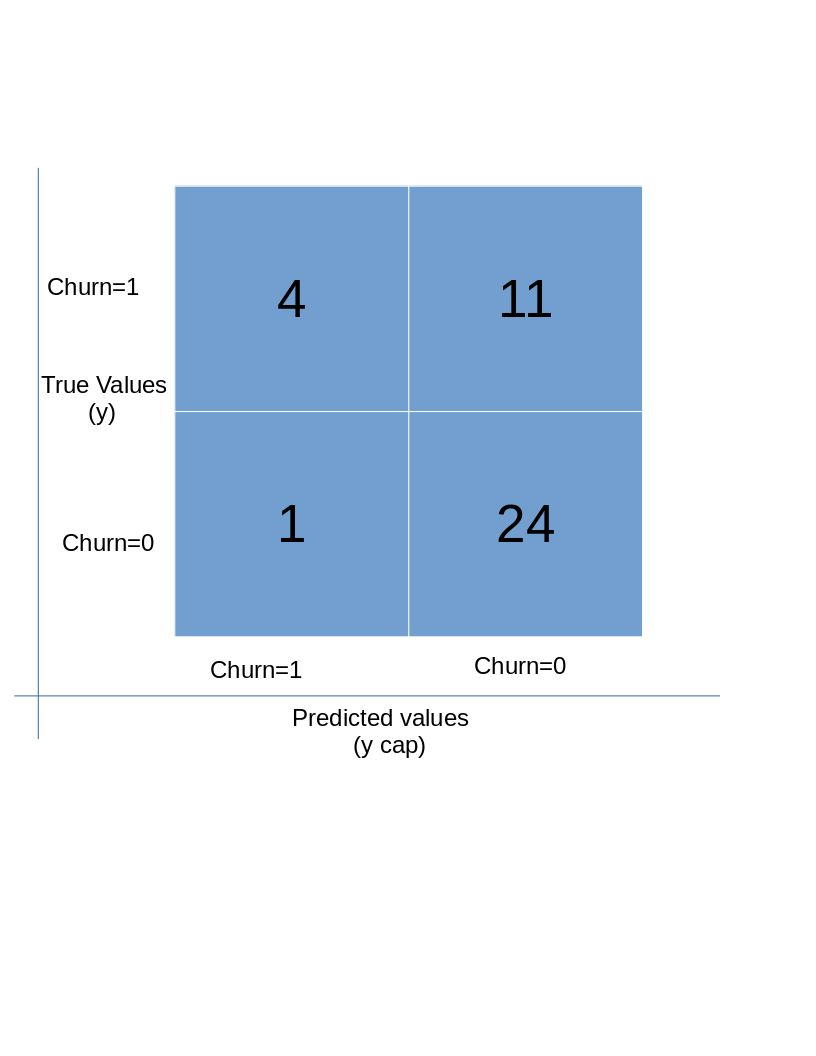
//> input picture wiki_contents/confmatrix.jpg, 816 x 1056 px
$ ./canny_edge_detection ../wiki_contents/confmatrix.jpg   (built with g++ and OpenCV 4)
//> lines starting //> are read from the running program, lines starting //| are printed output that depends on the picture; after the words box and inside, x2 and y2 are one past the last pixel; in counts of white or black regions, pixels touching at a corner belong together
//> further down, src is the input picture: 1056 rows x 816 cols, CV_8UC3; mean B, G, R 241.7, 230, 219.3
#include <stdio.h>
#include <opencv2/opencv.hpp>
#include <opencv2/core.hpp>
#include <queue>


cv::Mat MyCanny(cv::Mat src, int upperThreshold, int lowerThreshold, double size = 3)
{
//> called with upperThreshold = 0, lowerThreshold = 0, size = 3

/*
Parameters :
cv::Mat src : Source Image
upperThreshold : Upper threshold for the image edge detection
lowerThreshold : Lower threshold for the image edge detection
size : size of kernel used in sobel(accuracy)
*/

    cv::Mat workImg = cv::Mat(src);
    //Clone source image
    workImg = src.clone();

    // Step 1: Noise reduction
    cv::GaussianBlur(src, workImg, cv::Size(5, 5), 1.4);
//> workImg: 1056 rows x 816 cols, CV_8UC3; 10.92% of pixels changed, all inside (x1, y1, x2, y2) = (8, 159, 722, 761)

    // Step 2: Calculating gradient magnitudes and directions(Calculating sobel)
    cv::Mat magX = cv::Mat(src.rows, src.cols, CV_32F);
    cv::Mat magY = cv::Mat(src.rows, src.cols, CV_32F);
    cv::Sobel(workImg, magX, CV_32F, 1, 0, size);
    cv::Sobel(workImg, magY, CV_32F, 0, 1, size);
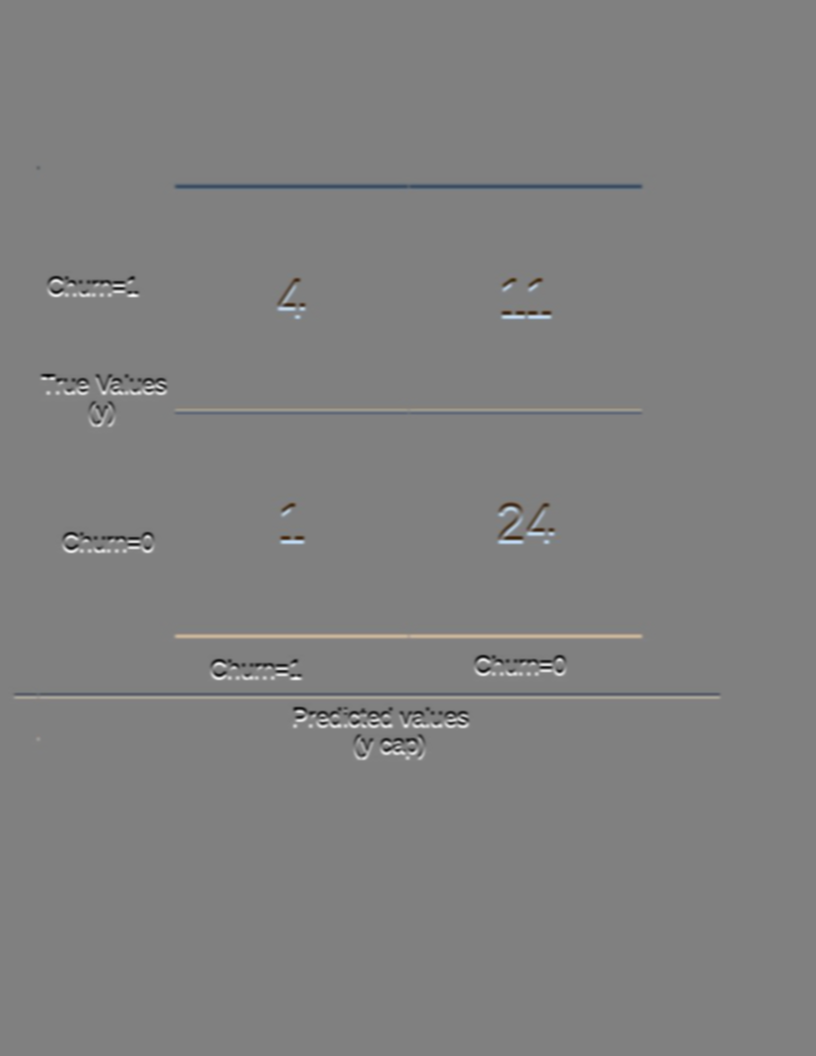
//> magY: 1056 rows x 816 cols, CV_32FC3; mean B, G, R 0, 0, 0; drawn with min black and max white

    //Calculate slope at each point , derivative of y by x.
    cv::Mat direction = cv::Mat(workImg.rows, workImg.cols, CV_32F);
    cv::divide(magY, magX, direction);
//> direction: 1056 rows x 816 cols, CV_32FC3; 92.98% of the values are NaN or infinite; the others: min -423, max 435, mean 0.102

    //Magnitude of gradient per pixel
    cv::Mat sum = cv::Mat(workImg.rows, workImg.cols, CV_64F);
    cv::Mat prodX = cv::Mat(workImg.rows, workImg.cols, CV_64F);
    cv::Mat prodY = cv::Mat(workImg.rows, workImg.cols, CV_64F);
    cv::multiply(magX, magX, prodX);
    cv::multiply(magY, magY, prodY);
    sum = prodX + prodY;
    cv::sqrt(sum, sum);

    //applying NMS
    cv::Mat returnImg = cv::Mat(src.rows, src.cols, CV_8U);

    // Initialie image to return to zero
    returnImg.setTo(cv::Scalar(0));

    // Initialize iterators
    cv::MatIterator_<float>itMag = sum.begin<float>();
    cv::MatIterator_<float>itDirection = direction.begin<float>();

    cv::MatIterator_<unsigned char>itRet = returnImg.begin<unsigned char>();

    cv::MatIterator_<float>itend = sum.end<float>();

    //go through each pixel

    for(;itMag!=itend;++itDirection, ++itRet, ++itMag)
    {
        const cv::Point pos = itRet.pos();

        float currentDirection = atan(*itDirection) * 180 / 3.142;

        while(currentDirection<0) currentDirection+=180;

        *itDirection = currentDirection;

        if(*itMag<upperThreshold) continue;

        bool flag = true;
        if(currentDirection>112.5 && currentDirection <=157.5)
        {
            if(pos.y>0 && pos.x<workImg.cols-1 && *itMag<=sum.at<float>(pos.y-1, pos.x+1)) flag = false;
            if(pos.y<workImg.rows-1 && pos.x>0 && *itMag<=sum.at<float>(pos.y+1, pos.x-1)) flag = false;
        }

        else if(currentDirection>67.5 && currentDirection <= 112.5)
        {
            if(pos.y>0 && *itMag<=sum.at<float>(pos.y-1, pos.x)) flag = false;
            if(pos.y<workImg.rows-1 && *itMag<=sum.at<float>(pos.y+1, pos.x)) flag = false;
        }
        else if(currentDirection > 22.5 && currentDirection <= 67.5)
        {
            if(pos.y>0 && pos.x>0 && *itMag<=sum.at<float>(pos.y-1, pos.x-1)) flag = false;
            if(pos.y<workImg.rows-1 && pos.x<workImg.cols-1 && *itMag<=sum.at<float>(pos.y+1, pos.x+1)) flag = false;
        }
        else
        {
            if(pos.x>0 && *itMag<=sum.at<float>(pos.y, pos.x-1)) flag = false;
            if(pos.x<workImg.cols-1 && *itMag<=sum.at<float>(pos.y, pos.x+1)) flag = false;
        }

         if(flag)
        {
            *itRet = 255;
        }
    }
//> direction: 1056 rows x 816 cols, CV_32FC3; 91.57% of the values are NaN or infinite; the others: min -389, max 389, mean 28.15
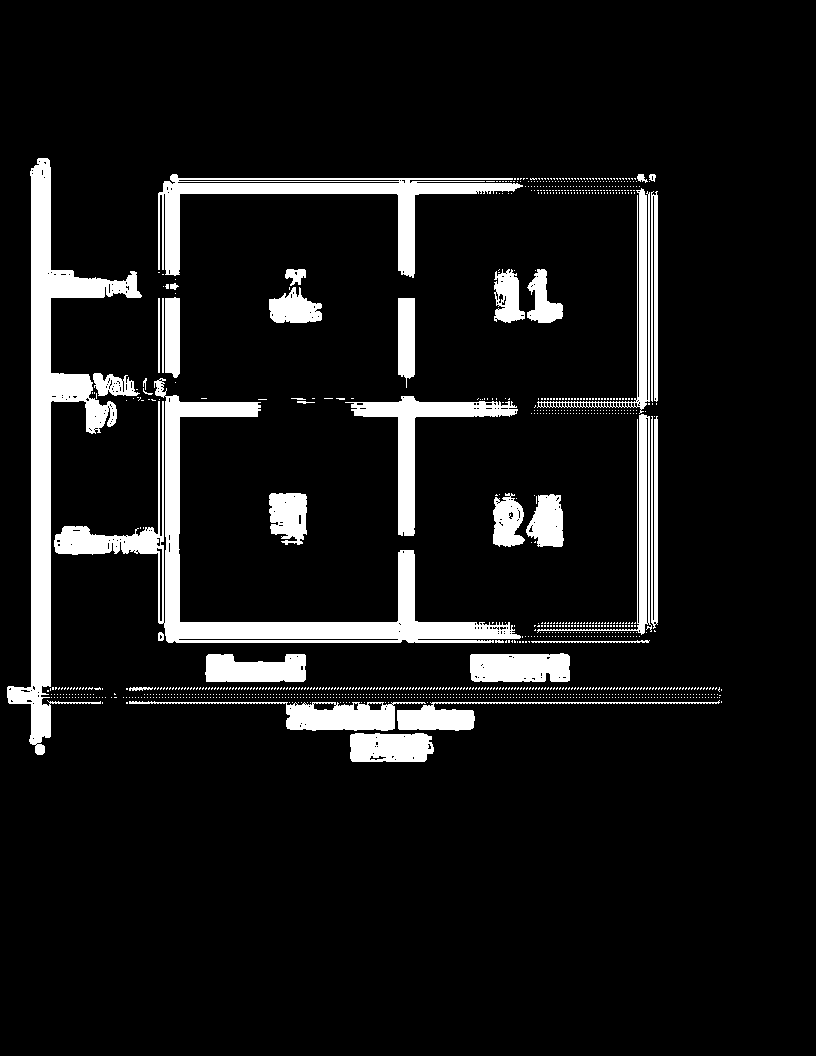
//> returnImg: 1056 rows x 816 cols, CV_8UC1; 9.1% white; 1204 white regions (1168 under 20 px), largest, box (x1, y1, x2, y2) and area: (54, 378, 521, 643) 15782, (7, 158, 142, 755) 15686, (158, 174, 523, 278) 7779
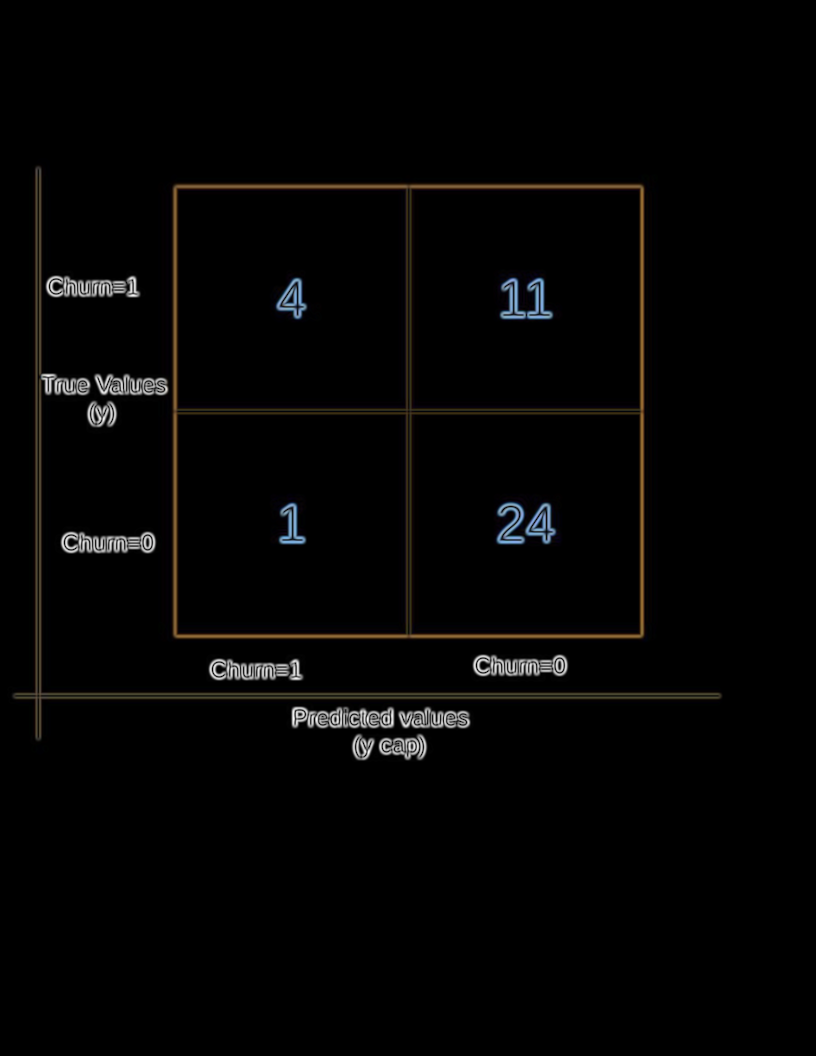
//> sum: 1056 rows x 816 cols, CV_32FC3; mean B, G, R 7.6, 8.4, 9.2; drawn with min black and max white

      // Step 4: Hysterysis threshold
    bool imageChanged = true;
    int i=0;
    while(imageChanged)
    {
        imageChanged = false;
        printf("Iteration %d", i);
        i++;
        itMag = sum.begin<float>();
        itDirection = direction.begin<float>();
        itRet = returnImg.begin<unsigned char>();
        itend = sum.end<float>();
        for(;itMag!=itend;++itMag, ++itDirection, ++itRet)
        {
            cv::Point pos = itRet.pos();
            if(pos.x<2 || pos.x>src.cols-2 || pos.y<2 || pos.y>src.rows-2)
                continue;
            float currentDirection = *itDirection;
             // Do we have a pixel we already know as an edge?
            if(*itRet==255)
            {
                *itRet=(unsigned char)64;
                  if(currentDirection>112.5 && currentDirection <= 157.5)
                {
                    if(pos.y>0 && pos.x>0)
                    {
                        if(lowerThreshold<=sum.at<float>(pos.y-1, pos.x-1) &&
                        returnImg.at<unsigned char>(pos.y-1, pos.x-1)!=64 &&
                        direction.at<float>(pos.y-1, pos.x-1) > 112.5 &&
                        direction.at<float>(pos.y-1, pos.x-1) <= 157.5 &&
                        sum.at<float>(pos.y-1, pos.x-1) > sum.at<float>(pos.y-2, pos.x) &&
                        sum.at<float>(pos.y-1, pos.x-1) > sum.at<float>(pos.y, pos.x-2))
                        {
                            returnImg.ptr<unsigned char>(pos.y-1, pos.x-1)[0] = 255;
                            imageChanged = true;
                        }
                    }
                    if(pos.y<workImg.rows-1 && pos.x<workImg.cols-1)
                    {
                        if(lowerThreshold<=sum.at<float>(cv::Point(pos.x+1, pos.y+1)) &&
                        returnImg.at<unsigned char>(pos.y+1, pos.x+1)!=64 &&
                        direction.at<float>(pos.y+1, pos.x+1) > 112.5 &&
                        direction.at<float>(pos.y+1, pos.x+1) <= 157.5 &&
                        sum.at<float>(pos.y-1, pos.x-1) > sum.at<float>(pos.y+2, pos.x) &&
                        sum.at<float>(pos.y-1, pos.x-1) > sum.at<float>(pos.y, pos.x+2))
                        {
                            returnImg.ptr<unsigned char>(pos.y+1, pos.x+1)[0] = 255;
                            imageChanged = true;
                        }
                    }
                }

                else if(currentDirection>67.5 && currentDirection <= 112.5)
                {
                    if(pos.x>0)
                    {
                        if(lowerThreshold<=sum.at<float>(cv::Point(pos.x-1, pos.y)) &&
                        returnImg.at<unsigned char>(pos.y, pos.x-1)!=64 &&
                        direction.at<float>(pos.y, pos.x-1) > 67.5 &&
                        direction.at<float>(pos.y, pos.x-1) <= 112.5 &&
                        sum.at<float>(pos.y, pos.x-1) > sum.at<float>(pos.y-1, pos.x-1) &&
                        sum.at<float>(pos.y, pos.x-1) > sum.at<float>(pos.y+1, pos.x-1))
                        {
                            returnImg.ptr<unsigned char>(pos.y, pos.x-1)[0] = 255;
                            imageChanged = true;
                        }
                    }
                    if(pos.x<workImg.cols-1)
                    {
                        if(lowerThreshold<=sum.at<float>(cv::Point(pos.x+1, pos.y)) &&
                        returnImg.at<unsigned char>(pos.y, pos.x+1)!=64 &&
                        direction.at<float>(pos.y, pos.x+1) > 67.5 &&
                        direction.at<float>(pos.y, pos.x+1) <= 112.5 &&
                        sum.at<float>(pos.y, pos.x+1) > sum.at<float>(pos.y-1, pos.x+1) &&
                        sum.at<float>(pos.y, pos.x+1) > sum.at<float>(pos.y+1, pos.x+1))
                        {
                            returnImg.ptr<unsigned char>(pos.y, pos.x+1)[0] = 255;
                            imageChanged = true;
                        }
                    }
                }
                else if(currentDirection > 22.5 && currentDirection <= 67.5)
                {
                    if(pos.y>0 && pos.x<workImg.cols-1)
                    {
                        if(lowerThreshold<=sum.at<float>(cv::Point(pos.x+1, pos.y-1)) &&
                        returnImg.at<unsigned char>(pos.y-1, pos.x+1)!=64 &&
                        direction.at<float>(pos.y-1, pos.x+1) > 22.5 &&
                        direction.at<float>(pos.y-1, pos.x+1) <= 67.5 &&
                        sum.at<float>(pos.y-1, pos.x+1) > sum.at<float>(pos.y-2, pos.x) &&
                        sum.at<float>(pos.y-1, pos.x+1) > sum.at<float>(pos.y, pos.x+2))
                        {
                            returnImg.ptr<unsigned char>(pos.y-1, pos.x+1)[0] = 255;
                            imageChanged = true;
                        }
                    }
                    if(pos.y<workImg.rows-1 && pos.x>0)
                    {
                        if(lowerThreshold<=sum.at<float>(cv::Point(pos.x-1, pos.y+1)) &&
                        returnImg.at<unsigned char>(pos.y+1, pos.x-1)!=64 &&
                        direction.at<float>(pos.y+1, pos.x-1) > 22.5 &&
                        direction.at<float>(pos.y+1, pos.x-1) <= 67.5 &&
                        sum.at<float>(pos.y+1, pos.x-1) > sum.at<float>(pos.y, pos.x-2) &&
                        sum.at<float>(pos.y+1, pos.x-1) > sum.at<float>(pos.y+2, pos.x))
                        {
                            returnImg.ptr<unsigned char>(pos.y+1, pos.x-1)[0] = 255;
                            imageChanged = true;
                        }
                    }
                }
                else
                {
                    if(pos.y>0)
                    {
                        if(lowerThreshold<=sum.at<float>(cv::Point(pos.x, pos.y-1)) &&
                        returnImg.at<unsigned char>(pos.y-1, pos.x)!=64 &&
                        (direction.at<float>(pos.y-1, pos.x) < 22.5 ||
                        direction.at<float>(pos.y-1, pos.x) >=157.5) &&
                        sum.at<float>(pos.y-1, pos.x) > sum.at<float>(pos.y-1, pos.x-1) &&
                        sum.at<float>(pos.y-1, pos.x) > sum.at<float>(pos.y-1, pos.x+2))
                        {
                            returnImg.ptr<unsigned char>(pos.y-1, pos.x)[0] = 255;
                            imageChanged = true;
                        }
                    }
                    if(pos.y<workImg.rows-1)
                    {
                        if(lowerThreshold<=sum.at<float>(cv::Point(pos.x, pos.y+1)) &&
                        returnImg.at<unsigned char>(pos.y+1, pos.x)!=64 &&
                        (direction.at<float>(pos.y+1, pos.x) < 22.5 ||
                        direction.at<float>(pos.y+1, pos.x) >=157.5) &&
                        sum.at<float>(pos.y+1, pos.x) > sum.at<float>(pos.y+1, pos.x-1) &&
                        sum.at<float>(pos.y+1, pos.x) > sum.at<float>(pos.y+1, pos.x+1))
                        {
                            returnImg.ptr<unsigned char>(pos.y+1, pos.x)[0] = 255;
                            imageChanged = true;
                        }
                    }
                }
            }
        }
    }
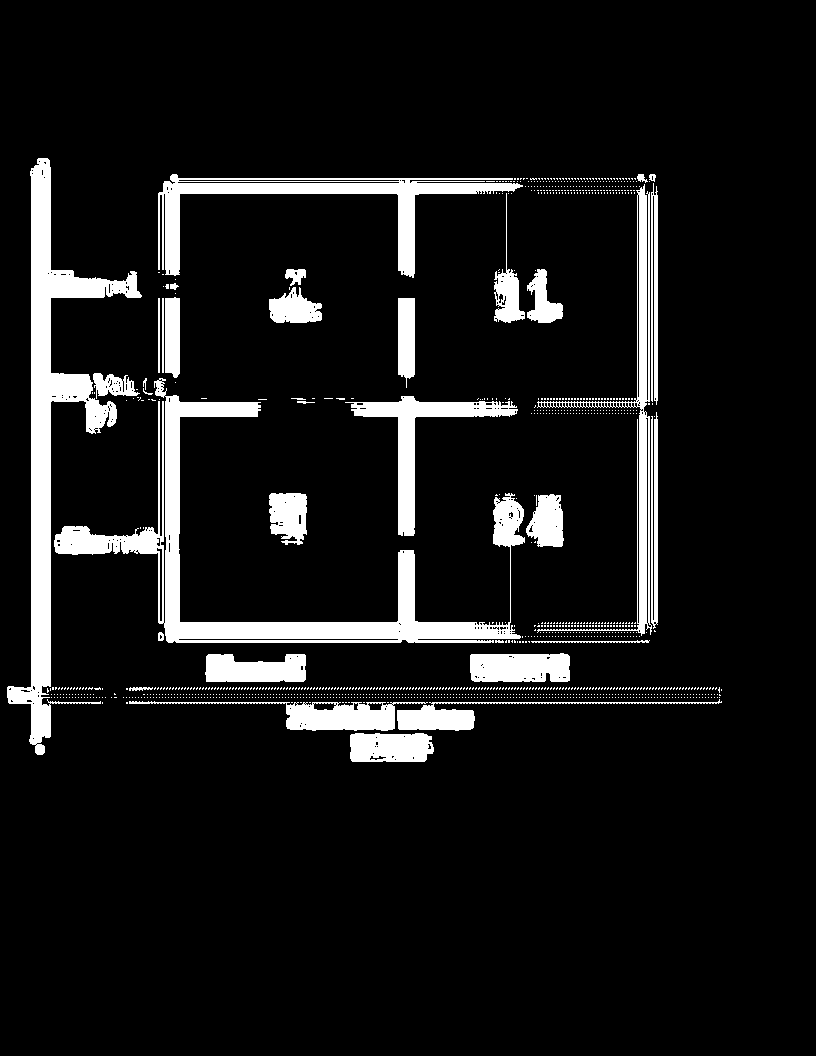
//> returnImg: 1056 rows x 816 cols, CV_8UC1; values 0 (black) and 64 (white), 9.1% white; 1191 white regions (1157 under 20 px), largest, box (x1, y1, x2, y2) and area: (54, 378, 525, 643) 17116, (7, 158, 142, 755) 15706, (158, 174, 523, 278) 7779
//> after the loop, imageChanged = false; i = 79
    cv::MatIterator_<unsigned char>current = returnImg.begin<unsigned char>();    cv::MatIterator_<unsigned char>final = returnImg.end<unsigned char>();
    for(;current!=final;++current)
    {
        if(*current==64)
            *current = 255;
    }
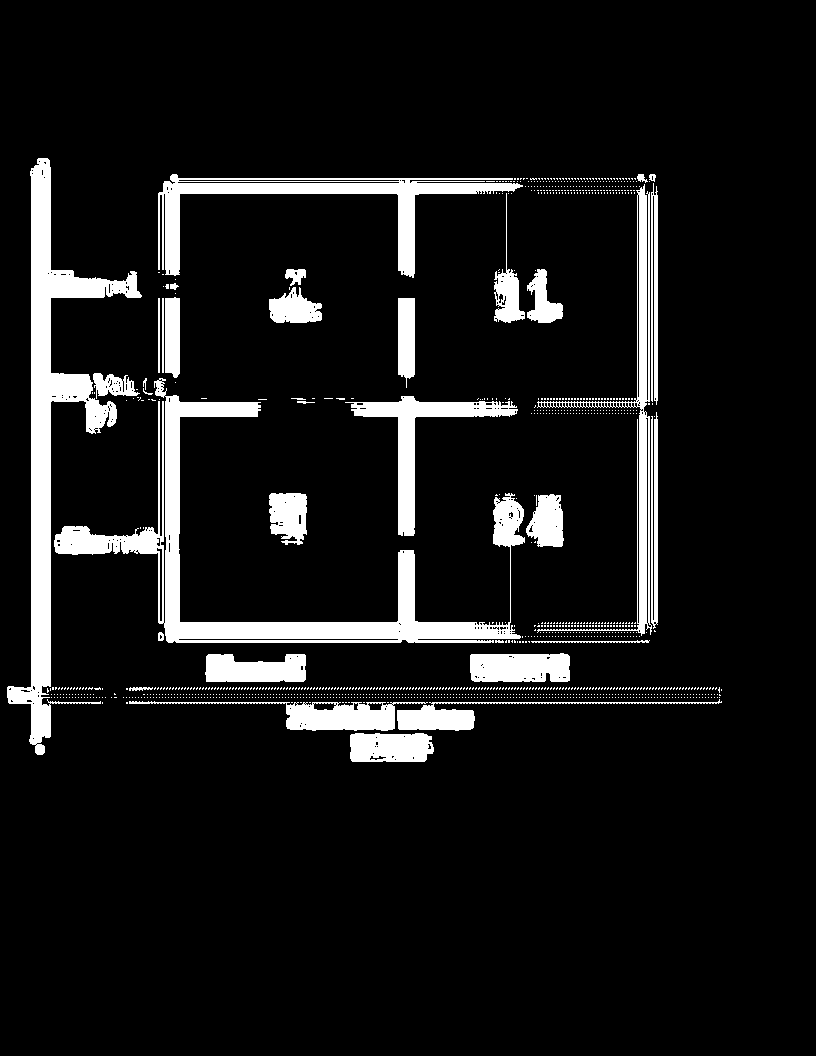
//> returnImg: 1056 rows x 816 cols, CV_8UC1; 9.1% white; 1191 white regions (1157 under 20 px), largest, box (x1, y1, x2, y2) and area: (54, 378, 525, 643) 17116, (7, 158, 142, 755) 15706, (158, 174, 523, 278) 7779
    cv::imwrite("./edgedetectedimage.png", returnImg);
    return returnImg;
}


int main(int argc, char* argv[]) {

    int upperThreshold;
    int lowerThreshold;
    double size = 3;
    // Load the file
    char* filename = argv[1];
    cv::Mat src = cv::imread(filename);

    if(!src.data) {
        printf("Unable to open the file: %s\n", filename);
        return 1;
    }

    cv::Mat result = MyCanny(src,  upperThreshold,  lowerThreshold,  size = 3);
//> upperThreshold = 0; lowerThreshold = 0

    return 1;
}
